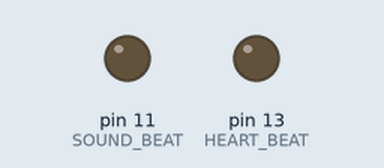
Bench run of a sketch on a simulated Arduino Uno, built with avr-gcc and run on an emulated ATmega328P. Parts: output pins drawn as LEDs (lit = HIGH). No radio packets arrive unless stated.

Above: at 0.9 s.
At 5.07 s:
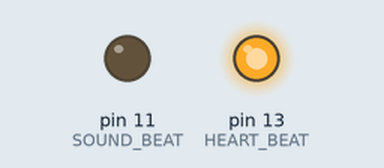
Timing chart, 0 to 5.7 s (numbered marks = the images above):
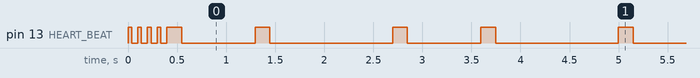

Measured:
- by itself, everything shown: repeats every 2.3 s, in 4 steps

The sketch:

sketch_RF315_Receiver.ino
```cpp
// RF315 Receiver
// using VirtualWire Library
//..................................
#include <VirtualWire.h>  // Radio Signal Library
#include <JeeLib.h>       // Low power functions library

#define HEART_BEAT 13  // A2 on Tiny85 as Heart LED
#define SOUND_BEAT 11  // A1 on Tiny85 as Speaker
#define DATA_PIN 12    // 1 as Data Pin on Tiny85

#define RF_CODE 6   // Currently using number
#define HEART_RATE 2000// Milli-seconds to drop
#define WARNING_RATE 30// Seconds to sleep after warning
#define VOLTAGE_MIN 3.0// will be ~3.0V for lithium
#define VOLTAGE_WARN 3.1// will be ~3.1V for lithium

ISR(WDT_vect) {
  Sleepy::watchdogEvent();  // Setup the watchdog
}

void blink_for(int times) {
  for (int i = 0; i < times; i++) {
    digitalWrite(HEART_BEAT, HIGH);// INDICATE ALIVE
    delay(150 / times);
    digitalWrite(HEART_BEAT, LOW);// INDICATE ALIVE
    delay(250 / times);
  }
}

void setup()
{
  pinMode(HEART_BEAT, OUTPUT);// HEART LED BEAT
  pinMode(SOUND_BEAT, OUTPUT);// SPEAKER BEAT
  pinMode(DATA_PIN, INPUT);   // GET DATA

//  digitalWrite(SOUND_BEAT, HIGH); // TEST SOUND
//  delay(100);
//  digitalWrite(SOUND_BEAT, LOW);

  vw_set_ptt_inverted(true);  // Required for DR3100
  vw_set_rx_pin(DATA_PIN);    // DATA PIN as 12 on Uno
  vw_setup(4000);             // Config Speed : Bits per sec


  blink_for(4);         // Blinking...
//  Serial.begin(9600); // debug
//  Serial.println("Serial ready.");

  vw_rx_start(); // Start the receiver PLL running
}


void loop()
{
  //check_voltage();  // check current power.

//  digitalWrite(HEART_BEAT, LOW);// INDICATE END

  listen_signal();  // check on signal...

  delay(500);

  listen_signal();  // check on signal...

//  digitalWrite(HEART_BEAT, HIGH);// INDICATE START

  delay(1000);


//  listen_signal();  // check on signal...
//  delay(500);


//  deep_sleep(HEART_RATE); // fall asleep again.
}

void deep_sleep(int timing) {
  Sleepy::loseSomeTime(timing);
}

void pulse_sound() {
  digitalWrite(SOUND_BEAT, HIGH);
  delay(500);
  digitalWrite(SOUND_BEAT, LOW);
}
void pulse_sound(int times){
  for(int i = 0; i< times; i++){
    pulse_sound();
    delay(250);
  }
}

void listen_signal() {
  uint8_t buf[VW_MAX_MESSAGE_LEN];
  uint8_t buflen = VW_MAX_MESSAGE_LEN;

  if (vw_get_message(buf, &buflen))   // Non-blocking
  {
    String message = (char*)buf;      // Convert buffer->string

    if (message.toInt() == RF_CODE) {          // Check data
      pulse_sound(2);
      blink_for(4);
//      Serial.println("Got your bike here !");
    }
//    else Serial.println("[" + message + "]");     // Debug
  }
  else blink_for(1);     // IT's ALIVE !
}

void check_voltage() {
  // Get voltage from A2 Pin
  float voltage = analogRead(1)/100.0;

  if(voltage < VOLTAGE_MIN){
//    Serial.println("Low power...deep sleep now.");
    blink_for(5);
//    pulse_sound(2);
//    delay(500);
    deep_sleep(WARNING_RATE*60*1000);// SLEEP FOR WARNING Minutes
  }
  else if(voltage < VOLTAGE_WARN){

    blink_for(3);                 // To alert and to be found faster.
//    Serial.println("Almost Low power...");
  }
//  Serial.println (String(voltage) + " V");
}
```
